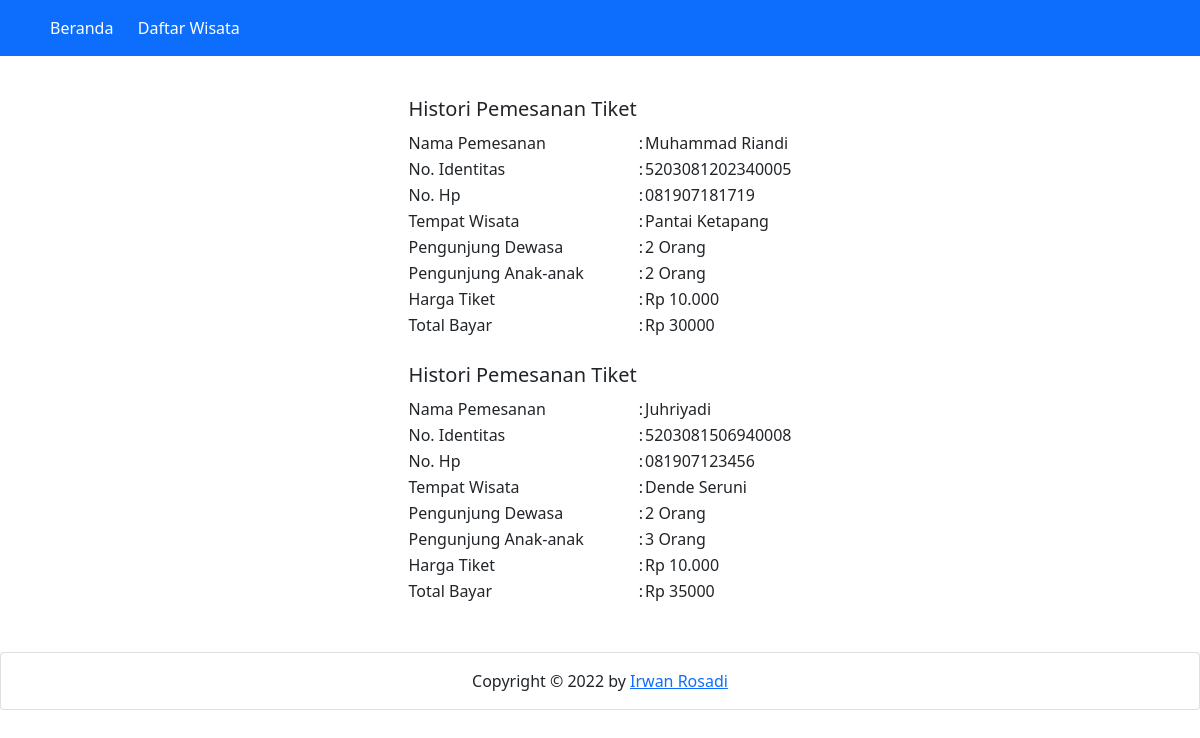
The app's page /historiPemesanan.php with its own data.
### tables this page shows
CREATE TABLE `tb_pesan` (
  `nama_lengkap` varchar(35) NOT NULL,
  `nomor_identitas` varchar(16) NOT NULL,
  `no_hp` varchar(12) NOT NULL,
  `tmpt_wisata` varchar(50) NOT NULL,
  `tgl_kunjungan` date NOT NULL,
  `pengu_dewasa` varchar(2) NOT NULL,
  `pengu_anak` varchar(2) NOT NULL,
  `total_bayar` varchar(25) NOT NULL
);

### historiPemesanan.php (the view, shortened to what this page needs)
<!DOCTYPE html>
<html lang="en">
<head>
    <link href="https://cdn.jsdelivr.net/npm/bootstrap@5.0.2/dist/css/bootstrap.min.css" rel="stylesheet">
</head>
<body>
    <nav class="navbar navbar-expand-lg navbar-light bg-primary fixed-top">
        <div class="container">
            <div class="collapse navbar-collapse" id="navbarSupportedContent">
                <ul class="navbar-nav me-auto mb-2 mb-lg-0">
                    <li class="nav-item">
                        <a class="nav-link active text-white" aria-current="page" href="index.php">Beranda</a>
                    </li>&nbsp;&nbsp;
                    <li>
                        <a class="nav-link active text-white" aria-current="page" href="index.php">Daftar Wisata</a>
                    </li>
                </ul>
            </div>
        </div>
    </nav>
    <br><br><br>
<?php
 include_once 'koneksi.php';
 $query = mysqli_query($koneksi, "SELECT * FROM tb_pesan");
 while ($data = mysqli_fetch_array($query)){
?>
        <br>
         <table border='0' align='center'>
            <tr>
                <td><h5>Histori Pemesanan Tiket</h5></td>
            </tr>
            <tr>
                <td>Nama Pemesanan</td>
                <td>:</td>
                <td><?php echo $data['nama_lengkap'];?></td>
            </tr>
            <tr>
                <td>No. Identitas</td>
                <td>:</td>
                <td><?php echo $data['nomor_identitas'];?></td>
            </tr>
            <tr>
                <td>No. Hp</td>
                <td>:</td>
                <td><?php echo $data['no_hp'];?></td>
            </tr>
            <tr>
                <td>Tempat Wisata</td>
                <td>:</td>
                <td><?php echo $data['tmpt_wisata'];?></td>
            </tr>
            <tr>
                <td>Pengunjung Dewasa</td>
                <td>:</td>
                <td><?php echo $data['pengu_dewasa'];?> Orang</td>
            </tr>
            <tr>
                <td>Pengunjung Anak-anak</td>
                <td>:</td>
                <td><?php echo $data['pengu_anak'];?> Orang</td>
            </tr>
            <tr>
                <td>Harga Tiket</td>
                <td>:</td>
                <td>Rp 10.000</td>
            </tr>
                <tr>
                <td>Total Bayar</td>
                <td>:</td>
                <td>Rp <?php echo $data['total_bayar'];?></td>
            </tr>
        </table>
<?php } ?>
<?php
    include_once 'Layout/footer.php';
?>

### Layout/footer.php (shortened to what this page needs)
<br><br>
<div class="footer">
		<div class="card ">
			<div class="card-body">
                <center>Copyright &copy; 2022 by <a href="#" target="_blank">Irwan Rosadi</a><center>
			</div>
		</div>
	</div>
</body>
</html>

### records on screen
tb_pesan: nama_lengkap "Muhammad Riandi", nomor_identitas "5203081202340005", no_hp "081907181719", tmpt_wisata "Pantai Ketapang", pengu_dewasa "2", pengu_anak "2", total_bayar "30000"
tb_pesan: nama_lengkap "Juhriyadi", nomor_identitas "5203081506940008", no_hp "081907123456", tmpt_wisata "Dende Seruni", pengu_dewasa "2", pengu_anak "3", total_bayar "35000"
